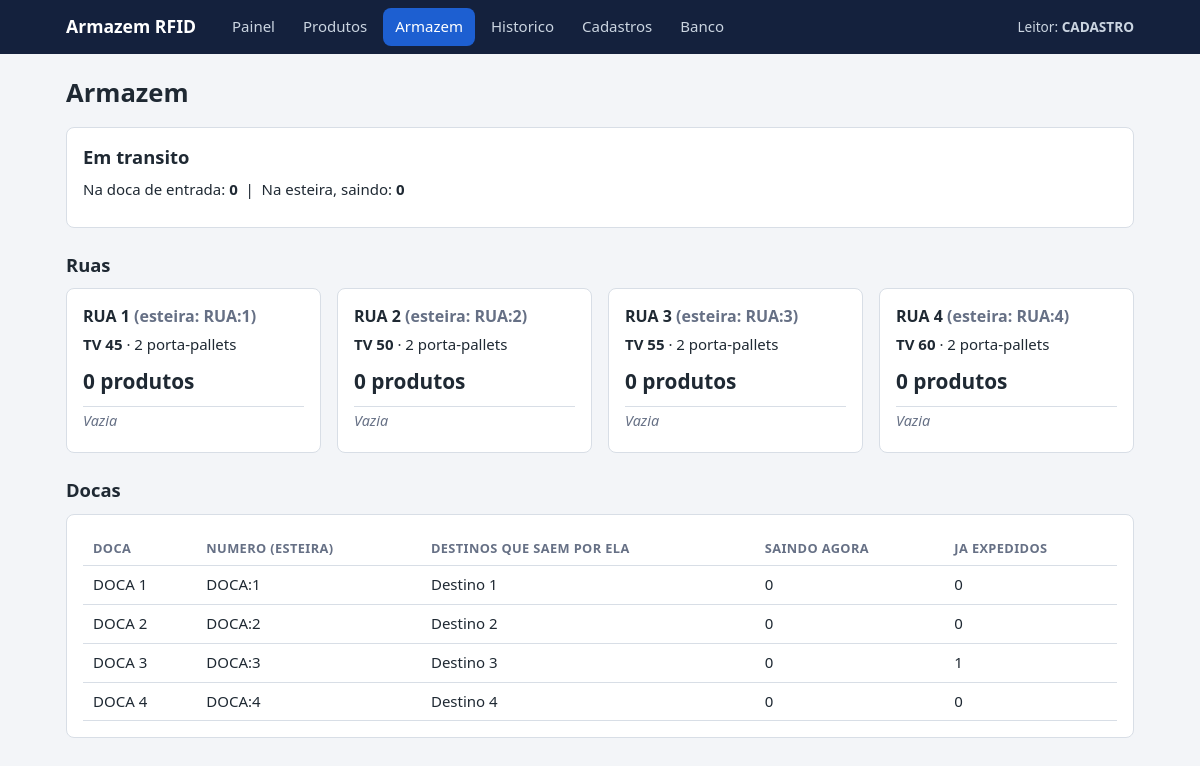
Page /armazem on the committed database.
### tables this page shows
CREATE TABLE config (
    chave TEXT PRIMARY KEY,
    valor TEXT NOT NULL
);

CREATE TABLE ruas (
    id              INTEGER PRIMARY KEY AUTOINCREMENT,
    codigo          TEXT    NOT NULL UNIQUE,      -- 'RUA 1'
    numero          INTEGER NOT NULL UNIQUE,      -- numero que a esteira entende (RUA:1)
    tipo_produto_id INTEGER NOT NULL UNIQUE REFERENCES tipos_produto(id),
    porta_pallets   INTEGER NOT NULL DEFAULT 2
);

CREATE TABLE tipos_produto (
    id        INTEGER PRIMARY KEY AUTOINCREMENT,
    nome      TEXT    NOT NULL UNIQUE,            -- 'TV 50'
    polegadas INTEGER NOT NULL UNIQUE
);

CREATE TABLE docas (
    id     INTEGER PRIMARY KEY AUTOINCREMENT,
    codigo TEXT    NOT NULL UNIQUE,               -- 'DOCA 1'
    numero INTEGER NOT NULL UNIQUE                -- numero que a esteira entende (DOCA:1)
);

### app.py (the view)
@app.get("/armazem")
def armazem():
    ativos = consulta(SQL_PRODUTOS + " WHERE p.status IN ('NA_RUA','DESTINO_DEFINIDO') ORDER BY p.id")
    ruas = []
    for r in consulta("""SELECT r.*, t.nome AS tipo FROM ruas r
                         JOIN tipos_produto t ON t.id = r.tipo_produto_id ORDER BY r.numero"""):
        ruas.append({"rua": r, "produtos": [p for p in ativos if p["rua"] == r["codigo"]]})
    docas = consulta("""SELECT c.*,
        (SELECT group_concat(nome, ', ') FROM destinos WHERE doca_id = c.id) AS destinos,
        (SELECT COUNT(*) FROM produtos p JOIN destinos d ON d.id = p.destino_id
          WHERE d.doca_id = c.id AND p.status = 'NA_ESTEIRA') AS saindo,
        (SELECT COUNT(*) FROM produtos p JOIN destinos d ON d.id = p.destino_id
          WHERE d.doca_id = c.id AND p.status = 'EXPEDIDO') AS expedidos
        FROM docas c ORDER BY c.numero""")
    transito = {r["status"]: r["qtd"] for r in consulta(
        "SELECT status, COUNT(*) AS qtd FROM produtos WHERE status IN ('NA_DOCA','NA_ESTEIRA') GROUP BY status")}
    return render_template("armazem.html", ruas=ruas, docas=docas, transito=transito)

### app.py (called while the page is built)
@app.context_processor
def contexto_comum():
    return {"leitor_atual": banco.sensor_ativo(get_db())}

def consulta(sql, *params):
    return get_db().execute(sql, params).fetchall()

### banco.py (called while the page is built)
def get_db():
    if "db" not in g:
        g.db = sqlite3.connect(DB)
        g.db.row_factory = sqlite3.Row
        g.db.execute("PRAGMA foreign_keys = ON")
    return g.db

def fechar_db(_=None):
    db = g.pop("db", None)
    if db:
        db.close()

def sensor_ativo(db):
    r = db.execute("SELECT valor FROM config WHERE chave='sensor_ativo'").fetchone()
    return r[0] if r else "CADASTRO"

### templates/armazem.html (shortened to what this page needs)
{% extends "base.html" %}
{% set pagina = 'armazem' %}
{% from "_macros.html" import badge %}
{% block conteudo %}
<h1>Armazem</h1>
<div id="visao" data-auto>
  <section class="card">
    <h2>Em transito</h2>
    <p>Na doca de entrada: <b>{{ transito.get('NA_DOCA', 0) }}</b> &nbsp;|&nbsp;
       Na esteira, saindo: <b>{{ transito.get('NA_ESTEIRA', 0) }}</b></p>
  </section>
  <h2>Ruas</h2>
  <div class="grade-ruas">
    {% for item in ruas %}
    <section class="card rua">
      <h3>{{ item.rua.codigo }} <span class="suave">(esteira: RUA:{{ item.rua.numero }})</span></h3>
      <p><b>{{ item.rua.tipo }}</b> &middot; {{ item.rua.porta_pallets }} porta-pallets</p>
      <p class="qtd-rua">{{ item.produtos|length }} produto{{ '' if item.produtos|length == 1 else 's' }}</p>
      <ul class="lista">
        {% for p in item.produtos %}
        <li><span class="mono">{{ p.tag_uid }}</span> {{ badge(p.status) }}{% if p.destino %} &rarr; {{ p.destino }}{% endif %}</li>
        {% else %}<li class="vazio">Vazia</li>{% endfor %}
      </ul>
    </section>
    {% endfor %}
  </div>
  <h2>Docas</h2>
  <section class="card rolagem">
    <table class="tabela">
      <tr><th>Doca</th><th>Numero (esteira)</th><th>Destinos que saem por ela</th><th>Saindo agora</th><th>Ja expedidos</th></tr>
      {% for d in docas %}
      <tr><td>{{ d.codigo }}</td><td>DOCA:{{ d.numero }}</td><td>{{ d.destinos or '-' }}</td><td>{{ d.saindo }}</td><td>{{ d.expedidos }}</td></tr>
      {% endfor %}
    </table>
  </section>
</div>
{% endblock %}

### templates/base.html (shortened to what this page needs)
<!doctype html>
<html lang="pt-br">
<head>
  <link rel="stylesheet" href="{{ url_for('static', filename='estilo.css') }}">
</head>
<body>
<header class="topo">
  <div class="container">
    <a class="logo" href="{{ url_for('painel') }}">Armazem RFID</a>
    <nav class="menu">
      <a href="{{ url_for('painel') }}"          class="{{ 'ativo' if pagina == 'painel' }}">Painel</a>
      <a href="{{ url_for('produtos') }}"        class="{{ 'ativo' if pagina == 'produtos' }}">Produtos</a>
      <a href="{{ url_for('armazem') }}"         class="{{ 'ativo' if pagina == 'armazem' }}">Armazem</a>
      <a href="{{ url_for('eventos') }}"         class="{{ 'ativo' if pagina == 'eventos' }}">Historico</a>
      <a href="{{ url_for('cadastros_inicio') }}" class="{{ 'ativo' if pagina == 'cadastros' }}">Cadastros</a>
      <a href="{{ url_for('ver_banco') }}"       class="{{ 'ativo' if pagina == 'banco' }}">Banco</a>
    </nav>
    <span class="leitor-atual" title="O que o leitor fisico esta fazendo agora">
      Leitor: <b>{{ leitor_atual }}</b>
    </span>
  </div>
</header>
<main class="container">
  {% block conteudo %}{% endblock %}
</main>
</body>
</html>

### static/estilo.css (style rules this page uses)
:root { --cor-fundo: #f3f5f8; --cor-card: #ffffff; --cor-texto: #1f2933; --cor-texto-suave: #667085; --cor-borda: #d8dee6; --cor-principal: #1d5fd1; --cor-principal-hover:#164aa3; --cor-topo: #14213d; --cor-ok: #1b8a4b; --cor-erro: #c0392b; --st-cadastrado: #667085; --st-na_doca: #b7791f; --st-na_rua: #1d5fd1; --st-destino_definido: #7c3aed; --st-na_esteira: #0e7490; --st-expedido: #1b8a4b; --fonte: system-ui, -apple-system, "Segoe UI", Roboto, Arial, sans-serif; --fonte-codigo: ui-monospace, Consolas, "Courier New", monospace; --tamanho-fonte: 15px; --raio: 8px; --espaco: 16px; --largura-max: 1100px; }
* { box-sizing: border-box; }
body { margin: 0; font-family: var(--fonte); font-size: var(--tamanho-fonte); color: var(--cor-texto); background: var(--cor-fundo); line-height: 1.45; }
h1 { font-size: 1.6rem; margin: 0 0 var(--espaco); }
h2 { font-size: 1.15rem; margin: 0 0 8px; }
h3 { font-size: 1rem; margin: 0 0 6px; }
p { margin: 0 0 10px; }
a { color: var(--cor-principal); }
.container { max-width: var(--largura-max); margin: 0 auto; padding: 0 var(--espaco); }
main.container { padding-top: 20px; padding-bottom: 40px; }
.suave { color: var(--cor-texto-suave); }
#visao > h2 { margin: 24px 0 10px; }
.vazio { color: var(--cor-texto-suave); font-style: italic; }
.topo { background: var(--cor-topo); color: #fff; }
.topo .container { display: flex; align-items: center; gap: 24px; flex-wrap: wrap; min-height: 54px; }
.logo { color: #fff; font-weight: 700; font-size: 1.1rem; text-decoration: none; }
.menu { display: flex; gap: 4px; flex-wrap: wrap; flex: 1; }
.menu a { color: #cbd5e1; text-decoration: none; padding: 8px 12px; border-radius: var(--raio); }
.menu a.ativo { background: var(--cor-principal); color: #fff; }
.leitor-atual { font-size: .85rem; color: #cbd5e1; }
.card { background: var(--cor-card); border: 1px solid var(--cor-borda); border-radius: var(--raio); padding: var(--espaco); margin-bottom: var(--espaco); }
.grade-ruas { display: grid; grid-template-columns: repeat(auto-fit, minmax(240px, 1fr)); gap: var(--espaco); }
.grade .card, .grade-ruas .card { margin-bottom: 0; }
.qtd-rua { font-size: 1.3rem; font-weight: 700; }
.lista { list-style: none; padding: 0; margin: 0; }
.lista li { padding: 4px 0; border-top: 1px solid var(--cor-borda); font-size: .9rem; }
.rolagem { overflow-x: auto; }
.tabela { width: 100%; border-collapse: collapse; background: var(--cor-card); }
.tabela th, .tabela td { text-align: left; padding: 8px 10px; border-bottom: 1px solid var(--cor-borda); vertical-align: middle; }
.tabela th { font-size: .8rem; text-transform: uppercase; letter-spacing: .03em; color: var(--cor-texto-suave); }

### rows in the picture
config: valor "CADASTRO"
ruas: rua.codigo "RUA 1", rua.numero "1", rua.porta_pallets "2"
tipos_produto: rua.tipo "TV 45"
ruas: rua.codigo "RUA 2", rua.numero "2", rua.porta_pallets "2"
tipos_produto: rua.tipo "TV 50"
ruas: rua.codigo "RUA 3", rua.numero "3", rua.porta_pallets "2"
tipos_produto: rua.tipo "TV 55"
ruas: rua.codigo "RUA 4", rua.numero "4", rua.porta_pallets "2"
tipos_produto: rua.tipo "TV 60"
docas: codigo "DOCA 1", numero "1", destinos "Destino 1", saindo "0", expedidos "0"
docas: codigo "DOCA 2", numero "2", destinos "Destino 2", saindo "0", expedidos "0"
docas: codigo "DOCA 3", numero "3", destinos "Destino 3", saindo "0", expedidos "1"
docas: codigo "DOCA 4", numero "4", destinos "Destino 4", saindo "0", expedidos "0"

### other values in the picture
{{ transito.get('NA_DOCA', 0) }} "0"
{{ transito.get('NA_ESTEIRA', 0) }} "0"
{{ item.produtos|length }} "0" "0" "0" "0"
{{ '' if item.produtos|length == 1 else 's' }} "s" "s" "s" "s"
